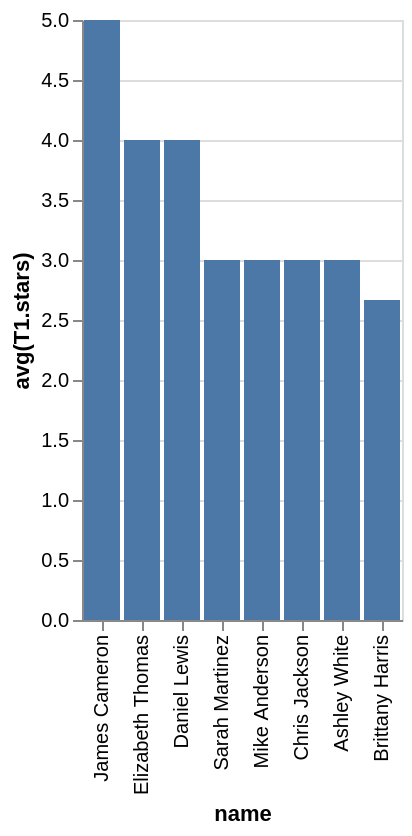

Here is the Vega-Lite specification saved for this chart:
### Vega-Lite specification from a JSON file in a GitHub repository (floating-point values rounded to 4 significant figures)
{"data": {"values": [{"x_data": "James Cameron", "y_data": 5}, {"x_data": "Elizabeth Thomas", "y_data": 4}, {"x_data": "Daniel Lewis", "y_data": 4}, {"x_data": "Sarah Martinez", "y_data": 3}, {"x_data": "Mike Anderson", "y_data": 3}, {"x_data": "Chris Jackson", "y_data": 3}, {"x_data": "Ashley White", "y_data": 3}, {"x_data": "Brittany Harris", "y_data": 2.667}]}, "mark": "bar", "encoding": {"x": {"field": "x_data", "type": "nominal", "title": "name", "sort": {"op": "sum", "field": "y_data", "order": "descending"}}, "y": {"field": "y_data", "type": "quantitative", "title": "avg(T1.stars)"}}}
